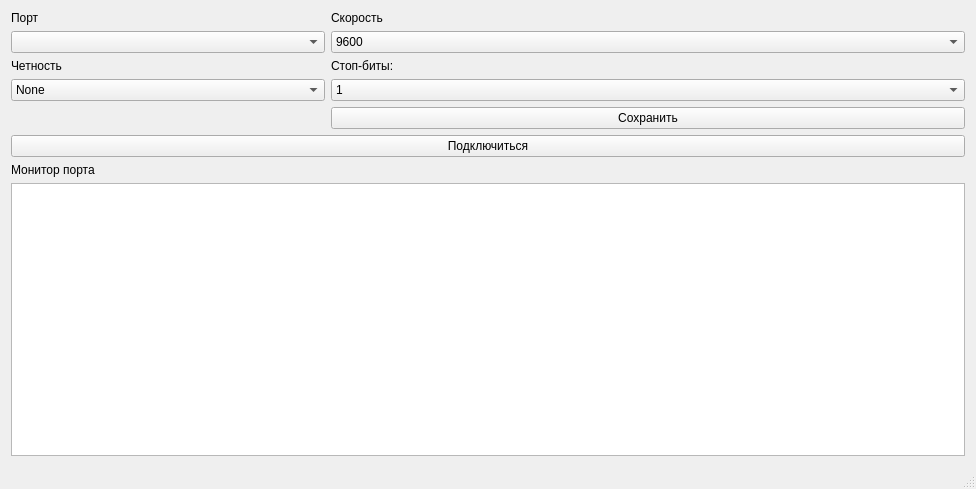
<?xml version="1.0" encoding="UTF-8"?>
<ui version="4.0">
 <class>MainWindow</class>
 <widget class="QMainWindow" name="MainWindow">
  <property name="geometry">
   <rect>
    <x>0</x>
    <y>0</y>
    <width>976</width>
    <height>489</height>
   </rect>
  </property>
  <property name="windowTitle">
   <string>STC</string>
  </property>
  <widget class="QWidget" name="centralWidget">
   <layout class="QGridLayout" name="gridLayout">
    <item row="4" column="0">
     <widget class="QLabel" name="label_3">
      <property name="text">
       <string>Четность</string>
      </property>
     </widget>
    </item>
    <item row="2" column="0">
     <widget class="QComboBox" name="ports">
      <property name="minimumSize">
       <size>
        <width>200</width>
        <height>0</height>
       </size>
      </property>
     </widget>
    </item>
    <item row="0" column="1">
     <widget class="QLabel" name="label">
      <property name="maximumSize">
       <size>
        <width>16777215</width>
        <height>20</height>
       </size>
      </property>
      <property name="text">
       <string>Скорость</string>
      </property>
     </widget>
    </item>
    <item row="5" column="0">
     <widget class="QComboBox" name="parity">
      <item>
       <property name="text">
        <string>None</string>
       </property>
      </item>
      <item>
       <property name="text">
        <string>Odd</string>
       </property>
      </item>
      <item>
       <property name="text">
        <string>Even</string>
       </property>
      </item>
      <item>
       <property name="text">
        <string>Mark</string>
       </property>
      </item>
      <item>
       <property name="text">
        <string>Space</string>
       </property>
      </item>
     </widget>
    </item>
    <item row="0" column="0">
     <widget class="QLabel" name="label_4">
      <property name="text">
       <string>Порт</string>
      </property>
     </widget>
    </item>
    <item row="4" column="1">
     <widget class="QLabel" name="label_2">
      <property name="maximumSize">
       <size>
        <width>16777215</width>
        <height>20</height>
       </size>
      </property>
      <property name="text">
       <string>Стоп-биты:</string>
      </property>
     </widget>
    </item>
    <item row="7" column="0" colspan="3">
     <widget class="QPushButton" name="connectToDevice">
      <property name="text">
       <string>Подключиться</string>
      </property>
      <property name="checkable">
       <bool>true</bool>
      </property>
     </widget>
    </item>
    <item row="2" column="1" colspan="2">
     <widget class="QComboBox" name="speed">
      <property name="minimumSize">
       <size>
        <width>0</width>
        <height>0</height>
       </size>
      </property>
      <property name="maximumSize">
       <size>
        <width>16777215</width>
        <height>16777215</height>
       </size>
      </property>
      <item>
       <property name="text">
        <string>9600</string>
       </property>
      </item>
      <item>
       <property name="text">
        <string>19200</string>
       </property>
      </item>
      <item>
       <property name="text">
        <string>38400</string>
       </property>
      </item>
      <item>
       <property name="text">
        <string>57600</string>
       </property>
      </item>
      <item>
       <property name="text">
        <string>115200</string>
       </property>
      </item>
     </widget>
    </item>
    <item row="5" column="1" colspan="2">
     <widget class="QComboBox" name="stopBits">
      <property name="minimumSize">
       <size>
        <width>200</width>
        <height>0</height>
       </size>
      </property>
      <property name="maximumSize">
       <size>
        <width>16777215</width>
        <height>16777215</height>
       </size>
      </property>
      <item>
       <property name="text">
        <string>1</string>
       </property>
      </item>
      <item>
       <property name="text">
        <string>2</string>
       </property>
      </item>
     </widget>
    </item>
    <item row="9" column="0" colspan="3">
     <widget class="QTextEdit" name="portMonitor"/>
    </item>
    <item row="8" column="0">
     <widget class="QLabel" name="label_5">
      <property name="text">
       <string>Монитор порта</string>
      </property>
     </widget>
    </item>
    <item row="6" column="1" colspan="2">
     <widget class="QPushButton" name="save">
      <property name="text">
       <string>Сохранить</string>
      </property>
     </widget>
    </item>
   </layout>
  </widget>
  <widget class="QStatusBar" name="statusBar"/>
 </widget>
 <layoutdefault spacing="6" margin="11"/>
 <resources/>
 <connections/>
</ui>
